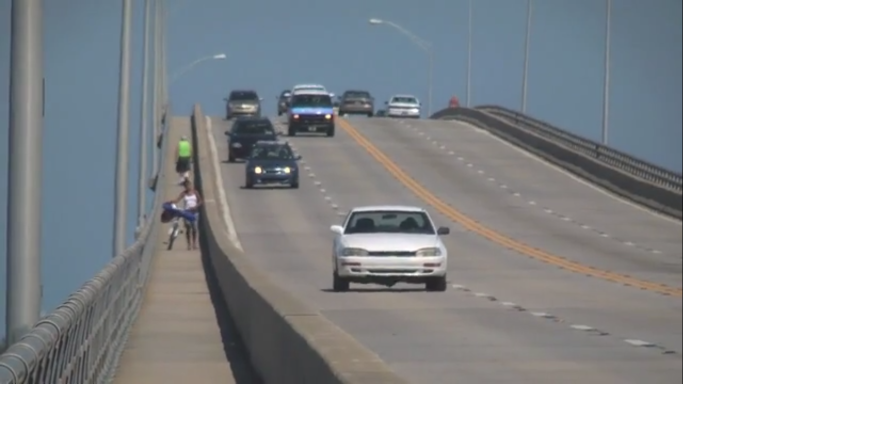
#> input picture Car_Detection/test.png, 1774 x 864 px (shown at 1/2 size)
$ python -i vif.py   (imports and definitions only)
#> lines starting #> are read from the running program, lines starting #| are printed output that depends on the picture
import pickle
import os
import numpy as np
import cv2
import math

from VIF.HornSchunck import HornSchunck


class VIF:
    """
    Visual Information Fidelity (VIF) crash detection implementation
    """

    def __init__(self):
        """Initialize VIF model and parameters"""
        self.subSampling = 3
        self.rows = 100
        self.cols = 134
        self.hs = HornSchunck()

        # Load trained model
        model_path = os.path.join(os.path.dirname(os.path.realpath(__file__)), "model-svm1.sav")
        self.clf = pickle.load(open(model_path, 'rb'))

        # Counters for tracking
        self.no_crash = 0
        self.crash = 0

    # [86 lines left out: functions createBlockHist, createHist, process, not called in this run]

>>> import cv2
>>> picture = cv2.imread('../Car_Detection/test.png', cv2.IMREAD_GRAYSCALE)
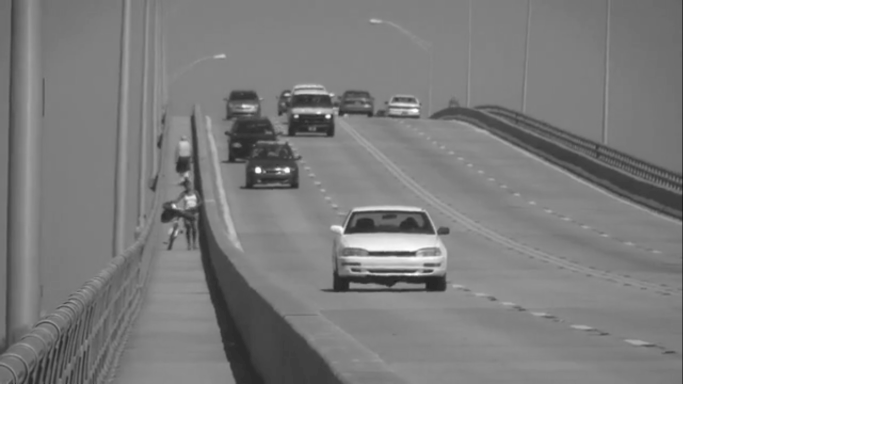
#> picture: shape (864, 1774) (shown at 1/2 size); min 0, max 255, mean 164.5
#> (the run stopped early here; a loop or call above may not have finished)
